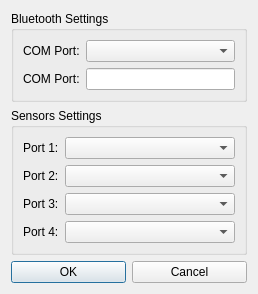
<?xml version="1.0" encoding="UTF-8"?>
<ui version="4.0">
 <class>RobotSettingsDialog</class>
 <widget class="QDialog" name="RobotSettingsDialog">
  <property name="geometry">
   <rect>
    <x>0</x>
    <y>0</y>
    <width>258</width>
    <height>261</height>
   </rect>
  </property>
  <property name="windowTitle">
   <string>Dialog</string>
  </property>
  <layout class="QGridLayout" name="gridLayout">
   <item row="2" column="0">
    <widget class="QPushButton" name="okButton">
     <property name="text">
      <string>OK</string>
     </property>
     <property name="shortcut">
      <string>Return</string>
     </property>
     <property name="default">
      <bool>true</bool>
     </property>
    </widget>
   </item>
   <item row="2" column="1">
    <widget class="QPushButton" name="cancelButton">
     <property name="text">
      <string>Cancel</string>
     </property>
     <property name="shortcut">
      <string>Esc</string>
     </property>
     <property name="autoDefault">
      <bool>false</bool>
     </property>
    </widget>
   </item>
   <item row="0" column="0" colspan="2">
    <widget class="QGroupBox" name="bluetoothSettingsGroupBox">
     <property name="title">
      <string>Bluetooth Settings</string>
     </property>
     <layout class="QFormLayout" name="formLayout">
      <item row="0" column="0">
       <widget class="QLabel" name="comPortLabel">
        <property name="text">
         <string>COM Port:</string>
        </property>
       </widget>
      </item>
      <item row="0" column="1">
       <widget class="QComboBox" name="comPortComboBox"/>
      </item>
      <item row="1" column="0">
       <widget class="QLabel" name="directInputComPortLabel">
        <property name="text">
         <string>COM Port:</string>
        </property>
       </widget>
      </item>
      <item row="1" column="1">
       <widget class="QLineEdit" name="directInputComPortLineEdit"/>
      </item>
     </layout>
    </widget>
   </item>
   <item row="1" column="0" colspan="2">
    <widget class="QGroupBox" name="sensorsSettingsGroupBox">
     <property name="title">
      <string>Sensors Settings</string>
     </property>
     <layout class="QFormLayout" name="formLayout_2">
      <item row="0" column="0">
       <widget class="QLabel" name="port1Label">
        <property name="text">
         <string>Port 1:</string>
        </property>
       </widget>
      </item>
      <item row="0" column="1">
       <widget class="QComboBox" name="port1ComboBox"/>
      </item>
      <item row="1" column="0">
       <widget class="QLabel" name="port2Label">
        <property name="text">
         <string>Port 2:</string>
        </property>
       </widget>
      </item>
      <item row="1" column="1">
       <widget class="QComboBox" name="port2ComboBox"/>
      </item>
      <item row="2" column="0">
       <widget class="QLabel" name="port3Label">
        <property name="text">
         <string>Port 3:</string>
        </property>
       </widget>
      </item>
      <item row="2" column="1">
       <widget class="QComboBox" name="port3ComboBox"/>
      </item>
      <item row="3" column="0">
       <widget class="QLabel" name="port4Label">
        <property name="text">
         <string>Port 4:</string>
        </property>
       </widget>
      </item>
      <item row="3" column="1">
       <widget class="QComboBox" name="port4ComboBox"/>
      </item>
     </layout>
    </widget>
   </item>
  </layout>
 </widget>
 <resources/>
 <connections/>
</ui>
